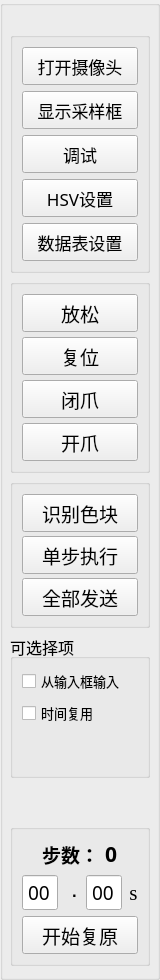
     <widget class="QGroupBox" name="vLay_btns_2">
      <property name="sizePolicy">
       <sizepolicy hsizetype="Preferred" vsizetype="Preferred">
        <horstretch>0</horstretch>
        <verstretch>0</verstretch>
       </sizepolicy>
      </property>
      <property name="minimumSize">
       <size>
        <width>160</width>
        <height>0</height>
       </size>
      </property>
      <property name="maximumSize">
       <size>
        <width>120</width>
        <height>16777215</height>
       </size>
      </property>
      <layout class="QVBoxLayout" name="vLay_btns">
       <property name="leftMargin">
        <number>0</number>
       </property>
       <property name="rightMargin">
        <number>0</number>
       </property>
       <item>
        <spacer name="verticalSpacer_14">
         <property name="orientation">
          <enum>Qt::Vertical</enum>
         </property>
         <property name="sizeType">
          <enum>QSizePolicy::Minimum</enum>
         </property>
         <property name="sizeHint" stdset="0">
          <size>
           <width>20</width>
           <height>15</height>
          </size>
         </property>
        </spacer>
       </item>
       <item alignment="Qt::AlignHCenter">
        <widget class="QGroupBox" name="groupBox_normal">
         <property name="sizePolicy">
          <sizepolicy hsizetype="MinimumExpanding" vsizetype="Preferred">
           <horstretch>0</horstretch>
           <verstretch>0</verstretch>
          </sizepolicy>
         </property>
         <property name="minimumSize">
          <size>
           <width>140</width>
           <height>0</height>
          </size>
         </property>
         <property name="title">
          <string/>
         </property>
         <layout class="QVBoxLayout" name="verticalLayout_4">
          <property name="spacing">
           <number>6</number>
          </property>
          <item>
           <widget class="QPushButton" name="btn_camSwitch">
            <property name="sizePolicy">
             <sizepolicy hsizetype="MinimumExpanding" vsizetype="MinimumExpanding">
              <horstretch>0</horstretch>
              <verstretch>0</verstretch>
             </sizepolicy>
            </property>
            <property name="minimumSize">
             <size>
              <width>50</width>
              <height>38</height>
             </size>
            </property>
            <property name="maximumSize">
             <size>
              <width>1321331</width>
              <height>50</height>
             </size>
            </property>
            <property name="font">
             <font>
              <family>Adobe Arabic</family>
              <pointsize>13</pointsize>
              <weight>50</weight>
              <bold>false</bold>
             </font>
            </property>
            <property name="text">
             <string>打开摄像头</string>
            </property>
           </widget>
          </item>
          <item>
           <widget class="QPushButton" name="btn_showSamRecs">
            <property name="sizePolicy">
             <sizepolicy hsizetype="MinimumExpanding" vsizetype="MinimumExpanding">
              <horstretch>0</horstretch>
              <verstretch>0</verstretch>
             </sizepolicy>
            </property>
            <property name="minimumSize">
             <size>
              <width>50</width>
              <height>38</height>
             </size>
            </property>
            <property name="maximumSize">
             <size>
              <width>1321331</width>
              <height>50</height>
             </size>
            </property>
            <property name="font">
             <font>
              <family>Adobe Arabic</family>
              <pointsize>13</pointsize>
              <weight>50</weight>
              <bold>false</bold>
             </font>
            </property>
            <property name="text">
             <string>显示采样框</string>
            </property>
           </widget>
          </item>
          <item>
           <widget class="QPushButton" name="btn_debug">
            <property name="sizePolicy">
             <sizepolicy hsizetype="MinimumExpanding" vsizetype="MinimumExpanding">
              <horstretch>0</horstretch>
              <verstretch>0</verstretch>
             </sizepolicy>
            </property>
            <property name="minimumSize">
             <size>
              <width>50</width>
              <height>38</height>
             </size>
            </property>
            <property name="maximumSize">
             <size>
              <width>1321331</width>
              <height>50</height>
             </size>
            </property>
            <property name="font">
             <font>
              <family>Adobe Arabic</family>
              <pointsize>13</pointsize>
              <weight>50</weight>
              <bold>false</bold>
             </font>
            </property>
            <property name="text">
             <string>调试</string>
            </property>
           </widget>
          </item>
          <item>
           <widget class="QPushButton" name="btn_setHSV">
            <property name="enabled">
             <bool>true</bool>
            </property>
            <property name="sizePolicy">
             <sizepolicy hsizetype="MinimumExpanding" vsizetype="MinimumExpanding">
              <horstretch>0</horstretch>
              <verstretch>0</verstretch>
             </sizepolicy>
            </property>
            <property name="minimumSize">
             <size>
              <width>50</width>
              <height>38</height>
             </size>
            </property>
            <property name="maximumSize">
             <size>
              <width>1321331</width>
              <height>50</height>
             </size>
            </property>
            <property name="font">
             <font>
              <family>Adobe Arabic</family>
              <pointsize>13</pointsize>
              <weight>50</weight>
              <bold>false</bold>
             </font>
            </property>
            <property name="text">
             <string>HSV设置</string>
            </property>
           </widget>
          </item>
          <item>
           <widget class="QPushButton" name="btn_setDataSheet">
            <property name="sizePolicy">
             <sizepolicy hsizetype="MinimumExpanding" vsizetype="MinimumExpanding">
              <horstretch>0</horstretch>
              <verstretch>0</verstretch>
             </sizepolicy>
            </property>
            <property name="minimumSize">
             <size>
              <width>50</width>
              <height>38</height>
             </size>
            </property>
            <property name="maximumSize">
             <size>
              <width>1321331</width>
              <height>50</height>
             </size>
            </property>
            <property name="font">
             <font>
              <family>宋体</family>
              <pointsize>13</pointsize>
              <weight>50</weight>
              <bold>false</bold>
             </font>
            </property>
            <property name="text">
             <string>数据表设置</string>
            </property>
           </widget>
          </item>
         </layout>
        </widget>
       </item>
       <item alignment="Qt::AlignHCenter">
        <widget class="QGroupBox" name="groupBox_operation">
         <property name="sizePolicy">
          <sizepolicy hsizetype="MinimumExpanding" vsizetype="Preferred">
           <horstretch>0</horstretch>
           <verstretch>0</verstretch>
          </sizepolicy>
         </property>
         <property name="minimumSize">
          <size>
           <width>140</width>
           <height>0</height>
          </size>
         </property>
         <property name="title">
          <string/>
         </property>
         <layout class="QVBoxLayout" name="verticalLayout_5">
          <property name="spacing">
           <number>5</number>
          </property>
          <item>
           <widget class="QPushButton" name="btn_stop">
            <property name="sizePolicy">
             <sizepolicy hsizetype="MinimumExpanding" vsizetype="MinimumExpanding">
              <horstretch>0</horstretch>
              <verstretch>0</verstretch>
             </sizepolicy>
            </property>
            <property name="minimumSize">
             <size>
              <width>0</width>
              <height>38</height>
             </size>
            </property>
            <property name="maximumSize">
             <size>
              <width>16777215</width>
              <height>45</height>
             </size>
            </property>
            <property name="font">
             <font>
              <family>Adobe Arabic</family>
              <pointsize>14</pointsize>
             </font>
            </property>
            <property name="text">
             <string>放松</string>
            </property>
           </widget>
          </item>
          <item>
           <widget class="QPushButton" name="btn_reset">
            <property name="sizePolicy">
             <sizepolicy hsizetype="MinimumExpanding" vsizetype="MinimumExpanding">
              <horstretch>0</horstretch>
              <verstretch>0</verstretch>
             </sizepolicy>
            </property>
            <property name="minimumSize">
             <size>
              <width>0</width>
              <height>38</height>
             </size>
            </property>
            <property name="maximumSize">
             <size>
              <width>16777215</width>
              <height>45</height>
             </size>
            </property>
            <property name="font">
             <font>
              <family>Adobe Arabic</family>
              <pointsize>14</pointsize>
             </font>
            </property>
            <property name="text">
             <string>复位</string>
            </property>
           </widget>
          </item>
          <item>
           <widget class="QPushButton" name="btn_handsClose">
            <property name="sizePolicy">
             <sizepolicy hsizetype="Minimum" vsizetype="MinimumExpanding">
              <horstretch>0</horstretch>
              <verstretch>0</verstretch>
             </sizepolicy>
            </property>
            <property name="minimumSize">
             <size>
              <width>0</width>
              <height>38</height>
             </size>
            </property>
            <property name="maximumSize">
             <size>
              <width>16777215</width>
              <height>45</height>
             </size>
            </property>
            <property name="font">
             <font>
              <pointsize>14</pointsize>
             </font>
            </property>
            <property name="text">
             <string>闭爪</string>
            </property>
           </widget>
          </item>
          <item>
           <widget class="QPushButton" name="btn_handsOpen">
            <property name="sizePolicy">
             <sizepolicy hsizetype="Minimum" vsizetype="MinimumExpanding">
              <horstretch>0</horstretch>
              <verstretch>0</verstretch>
             </sizepolicy>
            </property>
            <property name="minimumSize">
             <size>
              <width>0</width>
              <height>38</height>
             </size>
            </property>
            <property name="maximumSize">
             <size>
              <width>16777215</width>
              <height>45</height>
             </size>
            </property>
            <property name="font">
             <font>
              <pointsize>14</pointsize>
             </font>
            </property>
            <property name="text">
             <string>开爪</string>
            </property>
           </widget>
          </item>
         </layout>
        </widget>
       </item>
       <item alignment="Qt::AlignHCenter">
        <widget class="QGroupBox" name="groupBox_recog_send">
         <property name="sizePolicy">
          <sizepolicy hsizetype="MinimumExpanding" vsizetype="Preferred">
           <horstretch>0</horstretch>
           <verstretch>0</verstretch>
          </sizepolicy>
         </property>
         <property name="minimumSize">
          <size>
           <width>140</width>
           <height>0</height>
          </size>
         </property>
         <property name="title">
          <string/>
         </property>
         <layout class="QVBoxLayout" name="verticalLayout_3">
          <property name="spacing">
           <number>4</number>
          </property>
          <item>
           <widget class="QPushButton" name="btn_recog">
            <property name="sizePolicy">
             <sizepolicy hsizetype="MinimumExpanding" vsizetype="MinimumExpanding">
              <horstretch>0</horstretch>
              <verstretch>0</verstretch>
             </sizepolicy>
            </property>
            <property name="minimumSize">
             <size>
              <width>0</width>
              <height>38</height>
             </size>
            </property>
            <property name="maximumSize">
             <size>
              <width>16777215</width>
              <height>45</height>
             </size>
            </property>
            <property name="font">
             <font>
              <family>Adobe Arabic</family>
              <pointsize>14</pointsize>
             </font>
            </property>
            <property name="text">
             <string>识别色块</string>
            </property>
           </widget>
          </item>
          <item>
           <widget class="QPushButton" name="btn_sendSingle">
            <property name="sizePolicy">
             <sizepolicy hsizetype="MinimumExpanding" vsizetype="MinimumExpanding">
              <horstretch>0</horstretch>
              <verstretch>0</verstretch>
             </sizepolicy>
            </property>
            <property name="minimumSize">
             <size>
              <width>0</width>
              <height>38</height>
             </size>
            </property>
            <property name="maximumSize">
             <size>
              <width>16777215</width>
              <height>45</height>
             </size>
            </property>
            <property name="font">
             <font>
              <family>Adobe Arabic</family>
              <pointsize>14</pointsize>
             </font>
            </property>
            <property name="text">
             <string>单步执行</string>
            </property>
           </widget>
          </item>
          <item>
           <widget class="QPushButton" name="btn_sendAll">
            <property name="sizePolicy">
             <sizepolicy hsizetype="MinimumExpanding" vsizetype="MinimumExpanding">
              <horstretch>0</horstretch>
              <verstretch>0</verstretch>
             </sizepolicy>
            </property>
            <property name="minimumSize">
             <size>
              <width>0</width>
              <height>38</height>
             </size>
            </property>
            <property name="maximumSize">
             <size>
              <width>16777215</width>
              <height>45</height>
             </size>
            </property>
            <property name="font">
             <font>
              <family>Adobe Arabic</family>
              <pointsize>14</pointsize>
             </font>
            </property>
            <property name="text">
             <string>全部发送</string>
            </property>
           </widget>
          </item>
         </layout>
        </widget>
       </item>
       <item alignment="Qt::AlignHCenter">
        <widget class="QGroupBox" name="groupBox_checkBox">
         <property name="enabled">
          <bool>true</bool>
         </property>
         <property name="sizePolicy">
          <sizepolicy hsizetype="MinimumExpanding" vsizetype="Preferred">
           <horstretch>0</horstretch>
           <verstretch>10</verstretch>
          </sizepolicy>
         </property>
         <property name="minimumSize">
          <size>
           <width>140</width>
           <height>5</height>
          </size>
         </property>
         <property name="font">
          <font>
           <pointsize>12</pointsize>
          </font>
         </property>
         <property name="acceptDrops">
          <bool>false</bool>
         </property>
         <property name="autoFillBackground">
          <bool>false</bool>
         </property>
         <property name="title">
          <string>可选择项</string>
         </property>
         <layout class="QVBoxLayout" name="verticalLayout_10">
          <item>
           <widget class="QCheckBox" name="inputCheckBox">
            <property name="sizePolicy">
             <sizepolicy hsizetype="Minimum" vsizetype="Minimum">
              <horstretch>0</horstretch>
              <verstretch>0</verstretch>
             </sizepolicy>
            </property>
            <property name="font">
             <font>
              <pointsize>10</pointsize>
             </font>
            </property>
            <property name="layoutDirection">
             <enum>Qt::LeftToRight</enum>
            </property>
            <property name="text">
             <string>从输入框输入</string>
            </property>
           </widget>
          </item>
          <item>
           <widget class="QCheckBox" name="reuseCheckBox">
            <property name="font">
             <font>
              <pointsize>10</pointsize>
             </font>
            </property>
            <property name="text">
             <string>时间复用</string>
            </property>
           </widget>
          </item>
          <item>
           <spacer name="verticalSpacer_15">
            <property name="orientation">
             <enum>Qt::Vertical</enum>
            </property>
            <property name="sizeHint" stdset="0">
             <size>
              <width>20</width>
              <height>40</height>
             </size>
            </property>
           </spacer>
          </item>
         </layout>
        </widget>
       </item>
       <item>
        <spacer name="verticalSpacer_13">
         <property name="orientation">
          <enum>Qt::Vertical</enum>
         </property>
         <property name="sizeHint" stdset="0">
          <size>
           <width>20</width>
           <height>40</height>
          </size>
         </property>
        </spacer>
       </item>
       <item alignment="Qt::AlignHCenter">
        <widget class="QGroupBox" name="groupBox">
         <property name="sizePolicy">
          <sizepolicy hsizetype="MinimumExpanding" vsizetype="Minimum">
           <horstretch>0</horstretch>
           <verstretch>0</verstretch>
          </sizepolicy>
         </property>
         <property name="minimumSize">
          <size>
           <width>140</width>
           <height>0</height>
          </size>
         </property>
         <property name="maximumSize">
          <size>
           <width>125</width>
           <height>16777215</height>
          </size>
         </property>
         <property name="title">
          <string/>
         </property>
         <layout class="QVBoxLayout" name="verticalLayout_6">
          <item>
           <layout class="QVBoxLayout" name="verticalLayout_8">
            <item>
             <layout class="QHBoxLayout" name="horizontalLayout_5">
              <item>
               <spacer name="horizontalSpacer_10">
                <property name="orientation">
                 <enum>Qt::Horizontal</enum>
                </property>
                <property name="sizeHint" stdset="0">
                 <size>
                  <width>40</width>
                  <height>20</height>
                 </size>
                </property>
               </spacer>
              </item>
              <item>
               <widget class="QLabel" name="label_3">
                <property name="font">
                 <font>
                  <family>宋体</family>
                  <pointsize>14</pointsize>
                  <weight>75</weight>
                  <bold>true</bold>
                 </font>
                </property>
                <property name="text">
                 <string>步数：</string>
                </property>
               </widget>
              </item>
              <item>
               <widget class="QLabel" name="label_restoreCnt">
                <property name="font">
                 <font>
                  <family>Agency FB</family>
                  <pointsize>16</pointsize>
                  <weight>75</weight>
                  <bold>true</bold>
                 </font>
                </property>
                <property name="text">
                 <string>0</string>
                </property>
                <property name="alignment">
                 <set>Qt::AlignCenter</set>
                </property>
               </widget>
              </item>
              <item>
               <spacer name="horizontalSpacer_14">
                <property name="orientation">
                 <enum>Qt::Horizontal</enum>
                </property>
                <property name="sizeHint" stdset="0">
                 <size>
                  <width>40</width>
                  <height>20</height>
                 </size>
                </property>
               </spacer>
              </item>
             </layout>
            </item>
            <item>
             <layout class="QHBoxLayout" name="horizontalLayout_4">
              <item>
               <spacer name="horizontalSpacer_15">
                <property name="orientation">
                 <enum>Qt::Horizontal</enum>
                </property>
                <property name="sizeHint" stdset="0">
                 <size>
                  <width>40</width>
                  <height>20</height>
                 </size>
                </property>
               </spacer>
              </item>
              <item>
               <widget class="QLineEdit" name="lineEdit_second1">
                <property name="sizePolicy">
                 <sizepolicy hsizetype="MinimumExpanding" vsizetype="Fixed">
                  <horstretch>0</horstretch>
                  <verstretch>0</verstretch>
                 </sizepolicy>
                </property>
                <property name="minimumSize">
                 <size>
                  <width>36</width>
                  <height>32</height>
                 </size>
                </property>
                <property name="font">
                 <font>
                  <family>OCR A Extended</family>
                  <pointsize>14</pointsize>
                 </font>
                </property>
                <property name="contextMenuPolicy">
                 <enum>Qt::DefaultContextMenu</enum>
                </property>
                <property name="inputMask">
                 <string/>
                </property>
                <property name="text">
                 <string>00</string>
                </property>
                <property name="alignment">
                 <set>Qt::AlignCenter</set>
                </property>
               </widget>
              </item>
              <item>
               <widget class="QLabel" name="label">
                <property name="font">
                 <font>
                  <family>Consolas</family>
                  <pointsize>12</pointsize>
                  <weight>75</weight>
                  <bold>true</bold>
                 </font>
                </property>
                <property name="text">
                 <string> .</string>
                </property>
               </widget>
              </item>
              <item>
               <widget class="QLineEdit" name="lineEdit_second2">
                <property name="minimumSize">
                 <size>
                  <width>36</width>
                  <height>32</height>
                 </size>
                </property>
                <property name="font">
                 <font>
                  <family>OCR A Extended</family>
                  <pointsize>14</pointsize>
                 </font>
                </property>
                <property name="contextMenuPolicy">
                 <enum>Qt::DefaultContextMenu</enum>
                </property>
                <property name="text">
                 <string>00</string>
                </property>
                <property name="alignment">
                 <set>Qt::AlignCenter</set>
                </property>
               </widget>
              </item>
              <item>
               <widget class="QLabel" name="label_2">
                <property name="font">
                 <font>
                  <family>Times New Roman</family>
                  <pointsize>16</pointsize>
                  <weight>50</weight>
                  <bold>false</bold>
                 </font>
                </property>
                <property name="text">
                 <string> s</string>
                </property>
               </widget>
              </item>
              <item>
               <spacer name="horizontalSpacer_16">
                <property name="orientation">
                 <enum>Qt::Horizontal</enum>
                </property>
                <property name="sizeHint" stdset="0">
                 <size>
                  <width>40</width>
                  <height>20</height>
                 </size>
                </property>
               </spacer>
              </item>
             </layout>
            </item>
           </layout>
          </item>
          <item>
           <widget class="QPushButton" name="btn_restore">
            <property name="sizePolicy">
             <sizepolicy hsizetype="MinimumExpanding" vsizetype="MinimumExpanding">
              <horstretch>0</horstretch>
              <verstretch>0</verstretch>
             </sizepolicy>
            </property>
            <property name="minimumSize">
             <size>
              <width>116</width>
              <height>38</height>
             </size>
            </property>
            <property name="maximumSize">
             <size>
              <width>16777215</width>
              <height>45</height>
             </size>
            </property>
            <property name="font">
             <font>
              <family>Adobe Arabic</family>
              <pointsize>14</pointsize>
              <kerning>true</kerning>
             </font>
            </property>
            <property name="text">
             <string>开始复原</string>
            </property>
           </widget>
          </item>
         </layout>
        </widget>
       </item>
      </layout>
     </widget>
